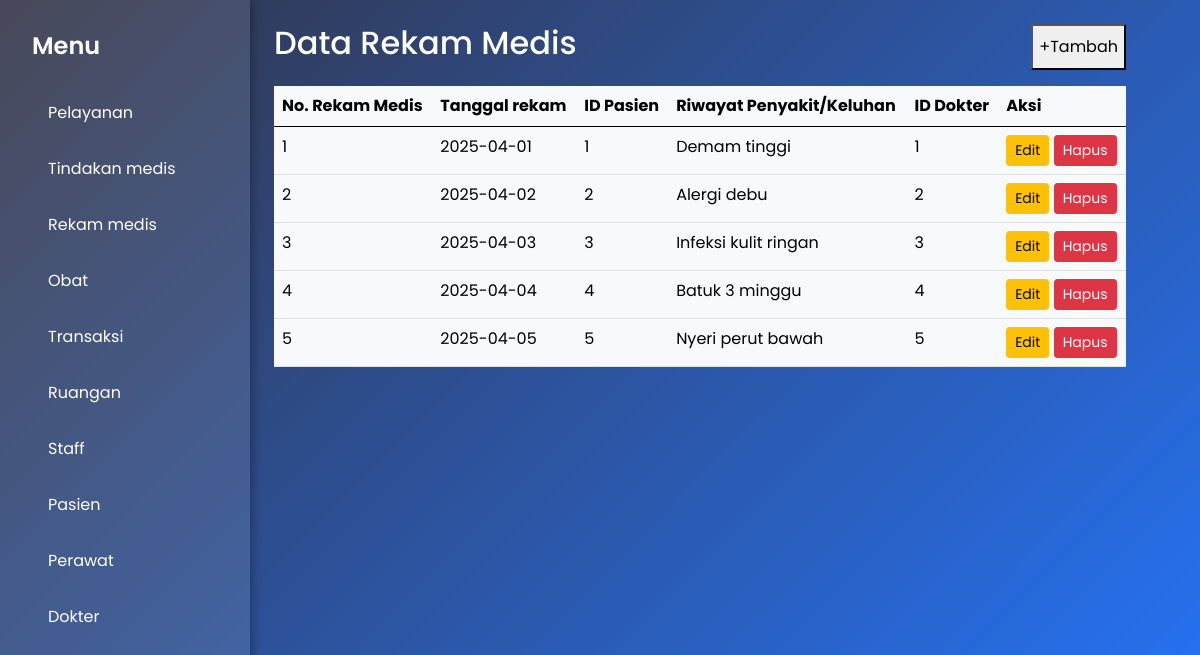
The app's page /rekammedis.php with its own data.
### tables this page shows
CREATE TABLE `rekam_medis` (
  `no_rekam_medis` int(11) NOT NULL,
  `id_pasien` int(11) NOT NULL,
  `riwayat` text NOT NULL,
  `tanggal_rekam` date NOT NULL,
  `id_dokter` int(11) NOT NULL,
  `identitas_pasien` text NOT NULL
);

### rekammedis.php (the view, shortened to what this page needs)
<?php
include("koneksi.php");
$query = 'SELECT * FROM rekam_medis;';
$result = mysqli_query($koneksi, $query);
include 'layouts/header.php';
?>
<body>
  <div class="sidebar">
    <h2>Menu</h2>
    <div class="menu-item" onclick="window.location.href='pelayanan.php'">Pelayanan</div>
    <div class="menu-item" onclick="window.location.href='tindakanmedis.php'">Tindakan medis</div>
    <div class="menu-item" onclick="window.location.href='rekammedis.php'">Rekam medis</div>
    <div class="menu-item" onclick="window.location.href='obat.php'">Obat</div>
    <div class="menu-item" onclick="window.location.href='transaksi.php'">Transaksi</div>
    <div class="menu-item" onclick="window.location.href='ruangan.php'">Ruangan</div>
    <div class="menu-item" onclick="window.location.href='staff.php'">Staff</div>
    <div class="menu-item" onclick="window.location.href='pasien.php'">Pasien</div>
    <div class="menu-item" onclick="window.location.href='perawat.php'">Perawat</div>
    <div class="menu-item" onclick="window.location.href='dokter.php'">Dokter</div>
  </div>
<section class="p-4 ml-5 mr-5 w-75">
    <div class="d-flex flex-row justify-content-between">
        <h2>Data Rekam Medis</h2>
        <button onclick="openModal()">+Tambah</button>
    </div>
    <table class="table table-light mt-3">
        <thead>
            <tr>
                <th scope="col">No. Rekam Medis</th>
                <th scope="col">Tanggal rekam</th>
                <th scope="col">ID Pasien</th>
                <th scope="col">Riwayat Penyakit/Keluhan</th>
                <th scope="col">ID Dokter</th>
                <th scope="col">Aksi</th>
            </tr>
        </thead>
        <tbody id="rekamMedisTableBody">
            <?php while ($rekam = mysqli_fetch_object($result)) { ?>
                <tr>
                    <td><?= $rekam->no_rekam_medis ?></td>
                    <td><?= $rekam->tanggal_rekam ?></td>
                    <td><?= $rekam->id_pasien ?></td>
                    <td><?= $rekam->riwayat ?></td>
                    <td><?= $rekam->id_dokter ?></td>
                    <td>
                        <button class="btn btn-warning btn-sm" onclick="toggleEditForm('<?= $rekam->no_rekam_medis ?>')">Edit</button>
                        <button class="btn btn-danger btn-sm" onclick="openDeleteModal('<?= $rekam->no_rekam_medis ?>')">Hapus</button>
                    </td>
                </tr>
            <?php } ?>
        </tbody>
    </table>
</section>

### rekammedis.php (style rules this page uses)
* { box-sizing: border-box; }
body { margin: 0; font-family: 'Poppins', sans-serif; display: flex; min-height: 100vh; background: linear-gradient(135deg, #333446 0%, #2575fc 100%); color: #fff; }
.sidebar { width: 250px; background: rgba(255, 255, 255, 0.1); padding: 2rem; box-shadow: 2px 0 10px rgba(0, 0, 0, 0.3); display: flex; flex-direction: column; align-items: flex-start; }
.sidebar h2 { margin-bottom: 1.5rem; font-weight: 600; font-size: 1.5rem; text-align: left; }
.menu-item { margin: 0.5rem 0; padding: 0.5rem 1rem; border-radius: 8px; cursor: pointer; transition: background 0.3s ease; width: 100%; text-align: left; }

### records on screen
rekam_medis: no_rekam_medis "1", tanggal_rekam "2025-04-01", id_pasien "1", riwayat "Demam tinggi", id_dokter "1"
rekam_medis: no_rekam_medis "2", tanggal_rekam "2025-04-02", id_pasien "2", riwayat "Alergi debu", id_dokter "2"
rekam_medis: no_rekam_medis "3", tanggal_rekam "2025-04-03", id_pasien "3", riwayat "Infeksi kulit ringan", id_dokter "3"
rekam_medis: no_rekam_medis "4", tanggal_rekam "2025-04-04", id_pasien "4", riwayat "Batuk 3 minggu", id_dokter "4"
rekam_medis: no_rekam_medis "5", tanggal_rekam "2025-04-05", id_pasien "5", riwayat "Nyeri perut bawah", id_dokter "5"
